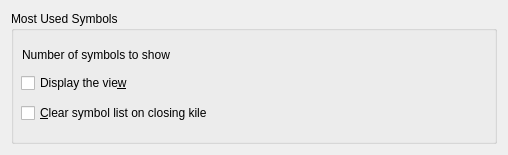
<ui version="4.0" >
 <class>KileWidgetSymbolViewConfig</class>
 <widget class="QWidget" name="KileWidgetSymbolViewConfig" >
  <property name="geometry" >
   <rect>
    <x>0</x>
    <y>0</y>
    <width>508</width>
    <height>155</height>
   </rect>
  </property>
  <property name="windowTitle" >
   <string>Symbol View</string>
  </property>
  <layout class="QVBoxLayout" >
   <item>
    <widget class="Q3GroupBox" name="groupBox1" >
     <property name="title" >
      <string>Most Used Symbols</string>
     </property>
     <widget class="KIntNumInput" name="kcfg_numSymbolsMFUS" >
      <property name="geometry" >
       <rect>
        <x>344</x>
        <y>31</y>
        <width>125</width>
        <height>26</height>
       </rect>
      </property>
      <property name="value" >
       <number>30</number>
      </property>
     </widget>
     <widget class="QLabel" name="textLabel1" >
      <property name="geometry" >
       <rect>
        <x>11</x>
        <y>31</y>
        <width>191</width>
        <height>26</height>
       </rect>
      </property>
      <property name="text" >
       <string>Number of symbols to show</string>
      </property>
      <property name="wordWrap" >
       <bool>false</bool>
      </property>
     </widget>
     <widget class="QCheckBox" name="kcfg_displayMFUS" >
      <property name="geometry" >
       <rect>
        <x>10</x>
        <y>60</y>
        <width>370</width>
        <height>24</height>
       </rect>
      </property>
      <property name="text" >
       <string>Display the vie&amp;w</string>
      </property>
     </widget>
     <widget class="QCheckBox" name="kcfg_clearMFUS" >
      <property name="geometry" >
       <rect>
        <x>10</x>
        <y>90</y>
        <width>370</width>
        <height>24</height>
       </rect>
      </property>
      <property name="sizePolicy" >
       <sizepolicy vsizetype="Preferred" hsizetype="Preferred" >
        <horstretch>0</horstretch>
        <verstretch>0</verstretch>
       </sizepolicy>
      </property>
      <property name="text" >
       <string>&amp;Clear symbol list on closing kile</string>
      </property>
     </widget>
    </widget>
   </item>
  </layout>
 </widget>
 <layoutdefault spacing="6" margin="11" />
 <pixmapfunction>qPixmapFromMimeSource</pixmapfunction>
 <customwidgets>
  <customwidget>
   <class>Q3GroupBox</class>
   <extends>QGroupBox</extends>
   <header>Qt3Support/Q3GroupBox</header>
   <container>1</container>
  </customwidget>
  <customwidget>
   <class>KIntNumInput</class>
   <extends>QWidget</extends>
   <header>knuminput.h</header>
  </customwidget>
 </customwidgets>
 <tabstops>
  <tabstop>kcfg_numSymbolsMFUS</tabstop>
  <tabstop>kcfg_displayMFUS</tabstop>
  <tabstop>kcfg_clearMFUS</tabstop>
 </tabstops>
 <includes>
  <include location="local" >knuminput.h</include>
  <include location="local" >knuminput.h</include>
 </includes>
 <resources/>
 <connections/>
</ui>
